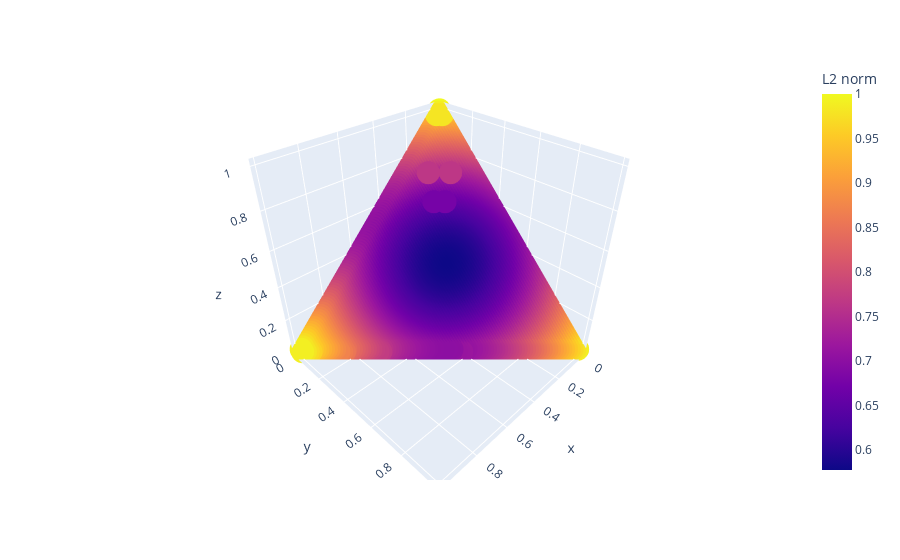

The code cell stored with this chart in its notebook:
### Code cell
import plotly.express as px

fig = px.scatter_3d(
    df, 
    x = 'x', 
    y = 'y', 
    z = 'z',
    color = 'L2 norm',
)

fig.show()
plt.close()

### Figure 1 — Plotly figure (JSON) as saved in the notebook; plotly's stock layout.template omitted (floating-point values rounded to 4 significant figures; data arrays with more than 128 entries replaced by an {"elided": "..."} marker saying what was removed)
{"data": [{"hoverlabel": {"namelength": 0}, "hovertemplate": "x=%{x}<br>y=%{y}<br>z=%{z}<br>L2 norm=%{marker.color}", "legendgroup": "", "marker": {"color": {"elided": "5062 float values"}, "coloraxis": "coloraxis", "symbol": "circle"}, "mode": "markers", "name": "", "scene": "scene", "showlegend": false, "type": "scatter3d", "x": {"elided": "5062 float values"}, "y": {"elided": "5062 float values"}, "z": {"elided": "5062 float values"}}], "layout": {"coloraxis": {"colorbar": {"title": {"text": "L2 norm"}}, "colorscale": [[0, "#0d0887"], [0.1111, "#46039f"], [0.2222, "#7201a8"], [0.3333, "#9c179e"], [0.4444, "#bd3786"], [0.5556, "#d8576b"], [0.6667, "#ed7953"], [0.7778, "#fb9f3a"], [0.8889, "#fdca26"], [1, "#f0f921"]]}, "legend": {"tracegroupgap": 0}, "margin": {"t": 60}, "scene": {"domain": {"x": [0, 1], "y": [0, 1]}, "xaxis": {"title": {"text": "x"}}, "yaxis": {"title": {"text": "y"}}, "zaxis": {"title": {"text": "z"}}}}}
